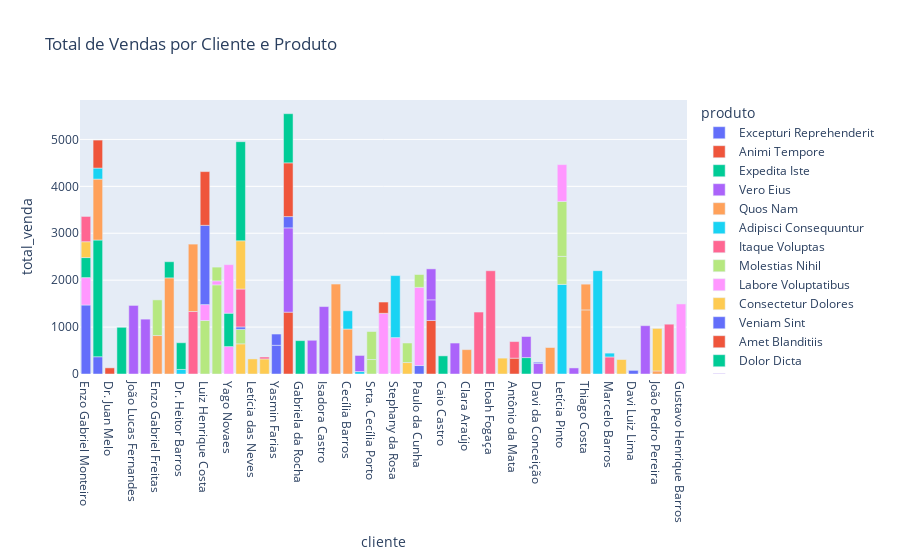

The notebook cell saved with this chart:
### Code cell
# Gerar grafico
fig = px.bar(df, x="cliente", y="total_venda", color="produto", 
             title="Total de Vendas por Cliente e Produto")
fig.show()

### Figure 1 — Plotly figure (JSON) as saved in the notebook; plotly's stock layout.template omitted (floating-point values rounded to 4 significant figures)
{"data": [{"hovertemplate": "produto=Excepturi Reprehenderit<br>cliente=%{x}<br>total_venda=%{y}<extra></extra>", "legendgroup": "Excepturi Reprehenderit", "marker": {"color": "#636efa", "pattern": {"shape": ""}}, "name": "Excepturi Reprehenderit", "orientation": "v", "showlegend": true, "textposition": "auto", "type": "bar", "x": ["Enzo Gabriel Monteiro", "Yuri Teixeira"], "xaxis": "x", "y": [1470.0, 367.6], "yaxis": "y"}, {"hovertemplate": "produto=Animi Tempore<br>cliente=%{x}<br>total_venda=%{y}<extra></extra>", "legendgroup": "Animi Tempore", "marker": {"color": "#EF553B", "pattern": {"shape": ""}}, "name": "Animi Tempore", "orientation": "v", "showlegend": true, "textposition": "auto", "type": "bar", "x": ["Dr. Juan Melo"], "xaxis": "x", "y": [130.8], "yaxis": "y"}, {"hovertemplate": "produto=Expedita Iste<br>cliente=%{x}<br>total_venda=%{y}<extra></extra>", "legendgroup": "Expedita Iste", "marker": {"color": "#00cc96", "pattern": {"shape": ""}}, "name": "Expedita Iste", "orientation": "v", "showlegend": true, "textposition": "auto", "type": "bar", "x": ["João Felipe da Luz", "Yuri Teixeira"], "xaxis": "x", "y": [995.2, 2488.0], "yaxis": "y"}, {"hovertemplate": "produto=Vero Eius<br>cliente=%{x}<br>total_venda=%{y}<extra></extra>", "legendgroup": "Vero Eius", "marker": {"color": "#ab63fa", "pattern": {"shape": ""}}, "name": "Vero Eius", "orientation": "v", "showlegend": true, "textposition": "auto", "type": "bar", "x": ["João Lucas Fernandes", "Yasmin Vieira"], "xaxis": "x", "y": [1462.0, 1169.0], "yaxis": "y"}, {"hovertemplate": "produto=Quos Nam<br>cliente=%{x}<br>total_venda=%{y}<extra></extra>", "legendgroup": "Quos Nam", "marker": {"color": "#FFA15A", "pattern": {"shape": ""}}, "name": "Quos Nam", "orientation": "v", "showlegend": true, "textposition": "auto", "type": "bar", "x": ["Enzo Gabriel Freitas", "Henrique Castro"], "xaxis": "x", "y": [819.7, 2049.0], "yaxis": "y"}, {"hovertemplate": "produto=Adipisci Consequuntur<br>cliente=%{x}<br>total_venda=%{y}<extra></extra>", "legendgroup": "Adipisci Consequuntur", "marker": {"color": "#19d3f3", "pattern": {"shape": ""}}, "name": "Adipisci Consequuntur", "orientation": "v", "showlegend": true, "textposition": "auto", "type": "bar", "x": ["Dr. Heitor Barros"], "xaxis": "x", "y": [97.22], "yaxis": "y"}, {"hovertemplate": "produto=Itaque Voluptas<br>cliente=%{x}<br>total_venda=%{y}<extra></extra>", "legendgroup": "Itaque Voluptas", "marker": {"color": "#FF6692", "pattern": {"shape": ""}}, "name": "Itaque Voluptas", "orientation": "v", "showlegend": true, "textposition": "auto", "type": "bar", "x": ["Alexia da Cruz"], "xaxis": "x", "y": [1332.0], "yaxis": "y"}, {"hovertemplate": "produto=Molestias Nihil<br>cliente=%{x}<br>total_venda=%{y}<extra></extra>", "legendgroup": "Molestias Nihil", "marker": {"color": "#B6E880", "pattern": {"shape": ""}}, "name": "Molestias Nihil", "orientation": "v", "showlegend": true, "textposition": "auto", "type": "bar", "x": ["Enzo Gabriel Freitas", "Luiz Henrique Costa", "Thiago Castro"], "xaxis": "x", "y": [760.2, 1140.0, 1900.0], "yaxis": "y"}, {"hovertemplate": "produto=Labore Voluptatibus<br>cliente=%{x}<br>total_venda=%{y}<extra></extra>", "legendgroup": "Labore Voluptatibus", "marker": {"color": "#FF97FF", "pattern": {"shape": ""}}, "name": "Labore Voluptatibus", "orientation": "v", "showlegend": true, "textposition": "auto", "type": "bar", "x": ["Yago Novaes", "Enzo Gabriel Monteiro"], "xaxis": "x", "y": [584.6, 584.6], "yaxis": "y"}, {"hovertemplate": "produto=Consectetur Dolores<br>cliente=%{x}<br>total_venda=%{y}<extra></extra>", "legendgroup": "Consectetur Dolores", "marker": {"color": "#FECB52", "pattern": {"shape": ""}}, "name": "Consectetur Dolores", "orientation": "v", "showlegend": true, "textposition": "auto", "type": "bar", "x": ["Brenda Fogaça", "Letícia das Neves", "Sra. Lavínia Campos"], "xaxis": "x", "y": [643.0, 321.5, 321.5], "yaxis": "y"}, {"hovertemplate": "produto=Veniam Sint<br>cliente=%{x}<br>total_venda=%{y}<extra></extra>", "legendgroup": "Veniam Sint", "marker": {"color": "#636efa", "pattern": {"shape": ""}}, "name": "Veniam Sint", "orientation": "v", "showlegend": true, "textposition": "auto", "type": "bar", "x": ["Yasmin Farias"], "xaxis": "x", "y": [611.6], "yaxis": "y"}, {"hovertemplate": "produto=Amet Blanditiis<br>cliente=%{x}<br>total_venda=%{y}<extra></extra>", "legendgroup": "Amet Blanditiis", "marker": {"color": "#EF553B", "pattern": {"shape": ""}}, "name": "Amet Blanditiis", "orientation": "v", "showlegend": true, "textposition": "auto", "type": "bar", "x": ["Luna Silva"], "xaxis": "x", "y": [1318.0], "yaxis": "y"}, {"hovertemplate": "produto=Dolor Dicta<br>cliente=%{x}<br>total_venda=%{y}<extra></extra>", "legendgroup": "Dolor Dicta", "marker": {"color": "#00cc96", "pattern": {"shape": ""}}, "name": "Dolor Dicta", "orientation": "v", "showlegend": true, "textposition": "auto", "type": "bar", "x": ["Enzo Gabriel Monteiro", "Gabriela da Rocha", "Dr. Heitor Barros", "Yago Novaes"], "xaxis": "x", "y": [426.8, 711.4, 569.1, 711.4], "yaxis": "y"}, {"hovertemplate": "produto=Nisi Nulla<br>cliente=%{x}<br>total_venda=%{y}<extra></extra>", "legendgroup": "Nisi Nulla", "marker": {"color": "#ab63fa", "pattern": {"shape": ""}}, "name": "Nisi Nulla", "orientation": "v", "showlegend": true, "textposition": "auto", "type": "bar", "x": ["Luna Silva", "André Ferreira", "Isadora Castro"], "xaxis": "x", "y": [1797.0, 718.7, 1437.0], "yaxis": "y"}, {"hovertemplate": "produto=Consectetur Autem<br>cliente=%{x}<br>total_venda=%{y}<extra></extra>", "legendgroup": "Consectetur Autem", "marker": {"color": "#FFA15A", "pattern": {"shape": ""}}, "name": "Consectetur Autem", "orientation": "v", "showlegend": true, "textposition": "auto", "type": "bar", "x": ["Alexia da Cruz", "Isadora Fernandes", "Cecília Barros"], "xaxis": "x", "y": [1437.0, 1916.0, 958.1], "yaxis": "y"}, {"hovertemplate": "produto=Tenetur Reiciendis<br>cliente=%{x}<br>total_venda=%{y}<extra></extra>", "legendgroup": "Tenetur Reiciendis", "marker": {"color": "#19d3f3", "pattern": {"shape": ""}}, "name": "Tenetur Reiciendis", "orientation": "v", "showlegend": true, "textposition": "auto", "type": "bar", "x": ["Heloísa Monteiro"], "xaxis": "x", "y": [52.6], "yaxis": "y"}, {"hovertemplate": "produto=Voluptate Rem<br>cliente=%{x}<br>total_venda=%{y}<extra></extra>", "legendgroup": "Voluptate Rem", "marker": {"color": "#FF6692", "pattern": {"shape": ""}}, "name": "Voluptate Rem", "orientation": "v", "showlegend": true, "textposition": "auto", "type": "bar", "x": ["Sra. Lavínia Campos"], "xaxis": "x", "y": [40.56], "yaxis": "y"}, {"hovertemplate": "produto=Quas Maxime<br>cliente=%{x}<br>total_venda=%{y}<extra></extra>", "legendgroup": "Quas Maxime", "marker": {"color": "#B6E880", "pattern": {"shape": ""}}, "name": "Quas Maxime", "orientation": "v", "showlegend": true, "textposition": "auto", "type": "bar", "x": ["Srta. Cecília Porto", "Brenda Fogaça"], "xaxis": "x", "y": [308.5, 308.5], "yaxis": "y"}, {"hovertemplate": "produto=Beatae Ab<br>cliente=%{x}<br>total_venda=%{y}<extra></extra>", "legendgroup": "Beatae Ab", "marker": {"color": "#FF97FF", "pattern": {"shape": ""}}, "name": "Beatae Ab", "orientation": "v", "showlegend": true, "textposition": "auto", "type": "bar", "x": ["Breno Nascimento", "Yago Novaes", "Stephany da Rosa"], "xaxis": "x", "y": [1294.0, 1035.0, 776.3], "yaxis": "y"}, {"hovertemplate": "produto=Quas Culpa<br>cliente=%{x}<br>total_venda=%{y}<extra></extra>", "legendgroup": "Quas Culpa", "marker": {"color": "#FECB52", "pattern": {"shape": ""}}, "name": "Quas Culpa", "orientation": "v", "showlegend": true, "textposition": "auto", "type": "bar", "x": ["Dr. Danilo Moraes"], "xaxis": "x", "y": [244.4], "yaxis": "y"}, {"hovertemplate": "produto=Totam Quo<br>cliente=%{x}<br>total_venda=%{y}<extra></extra>", "legendgroup": "Totam Quo", "marker": {"color": "#636efa", "pattern": {"shape": ""}}, "name": "Totam Quo", "orientation": "v", "showlegend": true, "textposition": "auto", "type": "bar", "x": ["Paulo da Cunha", "Luna Silva"], "xaxis": "x", "y": [180.2, 240.3], "yaxis": "y"}, {"hovertemplate": "produto=Vel Commodi<br>cliente=%{x}<br>total_venda=%{y}<extra></extra>", "legendgroup": "Vel Commodi", "marker": {"color": "#EF553B", "pattern": {"shape": ""}}, "name": "Vel Commodi", "orientation": "v", "showlegend": true, "textposition": "auto", "type": "bar", "x": ["Isis Viana"], "xaxis": "x", "y": [1141.0], "yaxis": "y"}, {"hovertemplate": "produto=Praesentium Explicabo<br>cliente=%{x}<br>total_venda=%{y}<extra></extra>", "legendgroup": "Praesentium Explicabo", "marker": {"color": "#00cc96", "pattern": {"shape": ""}}, "name": "Praesentium Explicabo", "orientation": "v", "showlegend": true, "textposition": "auto", "type": "bar", "x": ["Caio Castro"], "xaxis": "x", "y": [386.4], "yaxis": "y"}, {"hovertemplate": "produto=Ad Quasi<br>cliente=%{x}<br>total_venda=%{y}<extra></extra>", "legendgroup": "Ad Quasi", "marker": {"color": "#ab63fa", "pattern": {"shape": ""}}, "name": "Ad Quasi", "orientation": "v", "showlegend": true, "textposition": "auto", "type": "bar", "x": ["Isis Viana", "Maria Clara da Cruz", "Isis Viana"], "xaxis": "x", "y": [439.9, 659.8, 659.8], "yaxis": "y"}, {"hovertemplate": "produto=Error In<br>cliente=%{x}<br>total_venda=%{y}<extra></extra>", "legendgroup": "Error In", "marker": {"color": "#FFA15A", "pattern": {"shape": ""}}, "name": "Error In", "orientation": "v", "showlegend": true, "textposition": "auto", "type": "bar", "x": ["Yuri Teixeira", "Clara Araújo"], "xaxis": "x", "y": [1298.0, 519.3], "yaxis": "y"}, {"hovertemplate": "produto=Quam Accusamus<br>cliente=%{x}<br>total_venda=%{y}<extra></extra>", "legendgroup": "Quam Accusamus", "marker": {"color": "#19d3f3", "pattern": {"shape": ""}}, "name": "Quam Accusamus", "orientation": "v", "showlegend": true, "textposition": "auto", "type": "bar", "x": ["Yuri Teixeira"], "xaxis": "x", "y": [235.2], "yaxis": "y"}, {"hovertemplate": "produto=Veritatis Corporis<br>cliente=%{x}<br>total_venda=%{y}<extra></extra>", "legendgroup": "Veritatis Corporis", "marker": {"color": "#FF6692", "pattern": {"shape": ""}}, "name": "Veritatis Corporis", "orientation": "v", "showlegend": true, "textposition": "auto", "type": "bar", "x": ["Diego Melo", "Eloah Fogaça"], "xaxis": "x", "y": [1321.0, 2201.0], "yaxis": "y"}, {"hovertemplate": "produto=Aliquam Explicabo<br>cliente=%{x}<br>total_venda=%{y}<extra></extra>", "legendgroup": "Aliquam Explicabo", "marker": {"color": "#B6E880", "pattern": {"shape": ""}}, "name": "Aliquam Explicabo", "orientation": "v", "showlegend": true, "textposition": "auto", "type": "bar", "x": ["Dr. Danilo Moraes"], "xaxis": "x", "y": [416.4], "yaxis": "y"}, {"hovertemplate": "produto=Officiis Nesciunt<br>cliente=%{x}<br>total_venda=%{y}<extra></extra>", "legendgroup": "Officiis Nesciunt", "marker": {"color": "#FF97FF", "pattern": {"shape": ""}}, "name": "Officiis Nesciunt", "orientation": "v", "showlegend": true, "textposition": "auto", "type": "bar", "x": ["Paulo da Cunha"], "xaxis": "x", "y": [1666.0], "yaxis": "y"}, {"hovertemplate": "produto=Ipsum Ea<br>cliente=%{x}<br>total_venda=%{y}<extra></extra>", "legendgroup": "Ipsum Ea", "marker": {"color": "#FECB52", "pattern": {"shape": ""}}, "name": "Ipsum Ea", "orientation": "v", "showlegend": true, "textposition": "auto", "type": "bar", "x": ["Alícia Silva", "Enzo Gabriel Monteiro"], "xaxis": "x", "y": [338.0, 338.0], "yaxis": "y"}, {"hovertemplate": "produto=Repellendus Ducimus<br>cliente=%{x}<br>total_venda=%{y}<extra></extra>", "legendgroup": "Repellendus Ducimus", "marker": {"color": "#636efa", "pattern": {"shape": ""}}, "name": "Repellendus Ducimus", "orientation": "v", "showlegend": true, "textposition": "auto", "type": "bar", "x": ["Brenda Fogaça"], "xaxis": "x", "y": [51.97], "yaxis": "y"}, {"hovertemplate": "produto=Iure Necessitatibus<br>cliente=%{x}<br>total_venda=%{y}<extra></extra>", "legendgroup": "Iure Necessitatibus", "marker": {"color": "#EF553B", "pattern": {"shape": ""}}, "name": "Iure Necessitatibus", "orientation": "v", "showlegend": true, "textposition": "auto", "type": "bar", "x": ["Antônio da Mata"], "xaxis": "x", "y": [337.7], "yaxis": "y"}, {"hovertemplate": "produto=Excepturi Provident<br>cliente=%{x}<br>total_venda=%{y}<extra></extra>", "legendgroup": "Excepturi Provident", "marker": {"color": "#00cc96", "pattern": {"shape": ""}}, "name": "Excepturi Provident", "orientation": "v", "showlegend": true, "textposition": "auto", "type": "bar", "x": ["Raul da Luz"], "xaxis": "x", "y": [350.0], "yaxis": "y"}, {"hovertemplate": "produto=Saepe Reiciendis<br>cliente=%{x}<br>total_venda=%{y}<extra></extra>", "legendgroup": "Saepe Reiciendis", "marker": {"color": "#ab63fa", "pattern": {"shape": ""}}, "name": "Saepe Reiciendis", "orientation": "v", "showlegend": true, "textposition": "auto", "type": "bar", "x": ["Davi da Conceição", "Raul da Luz"], "xaxis": "x", "y": [224.7, 449.3], "yaxis": "y"}, {"hovertemplate": "produto=Minima Nihil<br>cliente=%{x}<br>total_venda=%{y}<extra></extra>", "legendgroup": "Minima Nihil", "marker": {"color": "#FFA15A", "pattern": {"shape": ""}}, "name": "Minima Nihil", "orientation": "v", "showlegend": true, "textposition": "auto", "type": "bar", "x": ["Henrique Campos"], "xaxis": "x", "y": [564.8], "yaxis": "y"}, {"hovertemplate": "produto=Consequatur Voluptate<br>cliente=%{x}<br>total_venda=%{y}<extra></extra>", "legendgroup": "Consequatur Voluptate", "marker": {"color": "#19d3f3", "pattern": {"shape": ""}}, "name": "Consequatur Voluptate", "orientation": "v", "showlegend": true, "textposition": "auto", "type": "bar", "x": ["Letícia Pinto"], "xaxis": "x", "y": [1909.0], "yaxis": "y"}, {"hovertemplate": "produto=Rerum Tempore<br>cliente=%{x}<br>total_venda=%{y}<extra></extra>", "legendgroup": "Rerum Tempore", "marker": {"color": "#FF6692", "pattern": {"shape": ""}}, "name": "Rerum Tempore", "orientation": "v", "showlegend": true, "textposition": "auto", "type": "bar", "x": ["Enzo Gabriel Monteiro", "Brenda Fogaça"], "xaxis": "x", "y": [538.5, 807.8], "yaxis": "y"}, {"hovertemplate": "produto=Quia Adipisci<br>cliente=%{x}<br>total_venda=%{y}<extra></extra>", "legendgroup": "Quia Adipisci", "marker": {"color": "#B6E880", "pattern": {"shape": ""}}, "name": "Quia Adipisci", "orientation": "v", "showlegend": true, "textposition": "auto", "type": "bar", "x": ["Letícia Pinto", "Srta. Cecília Porto"], "xaxis": "x", "y": [597.5, 597.5], "yaxis": "y"}, {"hovertemplate": "produto=Magni Delectus<br>cliente=%{x}<br>total_venda=%{y}<extra></extra>", "legendgroup": "Magni Delectus", "marker": {"color": "#FF97FF", "pattern": {"shape": ""}}, "name": "Magni Delectus", "orientation": "v", "showlegend": true, "textposition": "auto", "type": "bar", "x": ["Luiz Henrique Costa", "Thiago Castro"], "xaxis": "x", "y": [339.6, 84.89], "yaxis": "y"}, {"hovertemplate": "produto=Quidem Sapiente<br>cliente=%{x}<br>total_venda=%{y}<extra></extra>", "legendgroup": "Quidem Sapiente", "marker": {"color": "#FECB52", "pattern": {"shape": ""}}, "name": "Quidem Sapiente", "orientation": "v", "showlegend": true, "textposition": "auto", "type": "bar", "x": ["Brenda Fogaça"], "xaxis": "x", "y": [1029.0], "yaxis": "y"}, {"hovertemplate": "produto=Maiores Rerum<br>cliente=%{x}<br>total_venda=%{y}<extra></extra>", "legendgroup": "Maiores Rerum", "marker": {"color": "#636efa", "pattern": {"shape": ""}}, "name": "Maiores Rerum", "orientation": "v", "showlegend": true, "textposition": "auto", "type": "bar", "x": ["Luiz Henrique Costa"], "xaxis": "x", "y": [1689.0], "yaxis": "y"}, {"hovertemplate": "produto=Ex Rem<br>cliente=%{x}<br>total_venda=%{y}<extra></extra>", "legendgroup": "Ex Rem", "marker": {"color": "#EF553B", "pattern": {"shape": ""}}, "name": "Ex Rem", "orientation": "v", "showlegend": true, "textposition": "auto", "type": "bar", "x": ["Breno Nascimento"], "xaxis": "x", "y": [240.0], "yaxis": "y"}, {"hovertemplate": "produto=Veniam Hic<br>cliente=%{x}<br>total_venda=%{y}<extra></extra>", "legendgroup": "Veniam Hic", "marker": {"color": "#00cc96", "pattern": {"shape": ""}}, "name": "Veniam Hic", "orientation": "v", "showlegend": true, "textposition": "auto", "type": "bar", "x": ["Brenda Fogaça"], "xaxis": "x", "y": [2112.0], "yaxis": "y"}, {"hovertemplate": "produto=Saepe Enim<br>cliente=%{x}<br>total_venda=%{y}<extra></extra>", "legendgroup": "Saepe Enim", "marker": {"color": "#ab63fa", "pattern": {"shape": ""}}, "name": "Saepe Enim", "orientation": "v", "showlegend": true, "textposition": "auto", "type": "bar", "x": ["Marcos Vinicius Cavalcanti"], "xaxis": "x", "y": [129.3], "yaxis": "y"}, {"hovertemplate": "produto=Possimus Nam<br>cliente=%{x}<br>total_venda=%{y}<extra></extra>", "legendgroup": "Possimus Nam", "marker": {"color": "#FFA15A", "pattern": {"shape": ""}}, "name": "Possimus Nam", "orientation": "v", "showlegend": true, "textposition": "auto", "type": "bar", "x": ["Thiago Costa"], "xaxis": "x", "y": [1366.0], "yaxis": "y"}, {"hovertemplate": "produto=Corrupti Ut<br>cliente=%{x}<br>total_venda=%{y}<extra></extra>", "legendgroup": "Corrupti Ut", "marker": {"color": "#19d3f3", "pattern": {"shape": ""}}, "name": "Corrupti Ut", "orientation": "v", "showlegend": true, "textposition": "auto", "type": "bar", "x": ["Levi Correia", "Stephany da Rosa"], "xaxis": "x", "y": [2203.0, 1322.0], "yaxis": "y"}, {"hovertemplate": "produto=Reprehenderit Asperiores<br>cliente=%{x}<br>total_venda=%{y}<extra></extra>", "legendgroup": "Reprehenderit Asperiores", "marker": {"color": "#FF6692", "pattern": {"shape": ""}}, "name": "Reprehenderit Asperiores", "orientation": "v", "showlegend": true, "textposition": "auto", "type": "bar", "x": ["Marcelo Barros"], "xaxis": "x", "y": [363.6], "yaxis": "y"}, {"hovertemplate": "produto=Reprehenderit Officia<br>cliente=%{x}<br>total_venda=%{y}<extra></extra>", "legendgroup": "Reprehenderit Officia", "marker": {"color": "#B6E880", "pattern": {"shape": ""}}, "name": "Reprehenderit Officia", "orientation": "v", "showlegend": true, "textposition": "auto", "type": "bar", "x": ["Thiago Castro", "Letícia Pinto"], "xaxis": "x", "y": [292.9, 1172.0], "yaxis": "y"}, {"hovertemplate": "produto=Totam Eos<br>cliente=%{x}<br>total_venda=%{y}<extra></extra>", "legendgroup": "Totam Eos", "marker": {"color": "#FF97FF", "pattern": {"shape": ""}}, "name": "Totam Eos", "orientation": "v", "showlegend": true, "textposition": "auto", "type": "bar", "x": ["Letícia Pinto"], "xaxis": "x", "y": [785.0], "yaxis": "y"}, {"hovertemplate": "produto=Qui Ratione<br>cliente=%{x}<br>total_venda=%{y}<extra></extra>", "legendgroup": "Qui Ratione", "marker": {"color": "#FECB52", "pattern": {"shape": ""}}, "name": "Qui Ratione", "orientation": "v", "showlegend": true, "textposition": "auto", "type": "bar", "x": ["Raul Sales"], "xaxis": "x", "y": [308.4], "yaxis": "y"}, {"hovertemplate": "produto=Nam Ducimus<br>cliente=%{x}<br>total_venda=%{y}<extra></extra>", "legendgroup": "Nam Ducimus", "marker": {"color": "#636efa", "pattern": {"shape": ""}}, "name": "Nam Ducimus", "orientation": "v", "showlegend": true, "textposition": "auto", "type": "bar", "x": ["Davi da Conceição", "Davi Luiz Lima"], "xaxis": "x", "y": [25.57, 76.71], "yaxis": "y"}, {"hovertemplate": "produto=Cupiditate Reiciendis<br>cliente=%{x}<br>total_venda=%{y}<extra></extra>", "legendgroup": "Cupiditate Reiciendis", "marker": {"color": "#EF553B", "pattern": {"shape": ""}}, "name": "Cupiditate Reiciendis", "orientation": "v", "showlegend": true, "textposition": "auto", "type": "bar", "x": ["Yuri Teixeira"], "xaxis": "x", "y": [596.9], "yaxis": "y"}, {"hovertemplate": "produto=Fugit Deserunt<br>cliente=%{x}<br>total_venda=%{y}<extra></extra>", "legendgroup": "Fugit Deserunt", "marker": {"color": "#00cc96", "pattern": {"shape": ""}}, "name": "Fugit Deserunt", "orientation": "v", "showlegend": true, "textposition": "auto", "type": "bar", "x": ["Henrique Castro"], "xaxis": "x", "y": [344.0], "yaxis": "y"}, {"hovertemplate": "produto=Nulla Harum<br>cliente=%{x}<br>total_venda=%{y}<extra></extra>", "legendgroup": "Nulla Harum", "marker": {"color": "#ab63fa", "pattern": {"shape": ""}}, "name": "Nulla Harum", "orientation": "v", "showlegend": true, "textposition": "auto", "type": "bar", "x": ["Alícia Alves"], "xaxis": "x", "y": [1030.0], "yaxis": "y"}, {"hovertemplate": "produto=Minima Dolor<br>cliente=%{x}<br>total_venda=%{y}<extra></extra>", "legendgroup": "Minima Dolor", "marker": {"color": "#FFA15A", "pattern": {"shape": ""}}, "name": "Minima Dolor", "orientation": "v", "showlegend": true, "textposition": "auto", "type": "bar", "x": ["João Pedro Pereira"], "xaxis": "x", "y": [64.82], "yaxis": "y"}, {"hovertemplate": "produto=Velit Cum<br>cliente=%{x}<br>total_venda=%{y}<extra></extra>", "legendgroup": "Velit Cum", "marker": {"color": "#19d3f3", "pattern": {"shape": ""}}, "name": "Velit Cum", "orientation": "v", "showlegend": true, "textposition": "auto", "type": "bar", "x": ["Cecília Barros"], "xaxis": "x", "y": [388.8], "yaxis": "y"}, {"hovertemplate": "produto=Magni Praesentium<br>cliente=%{x}<br>total_venda=%{y}<extra></extra>", "legendgroup": "Magni Praesentium", "marker": {"color": "#FF6692", "pattern": {"shape": ""}}, "name": "Magni Praesentium", "orientation": "v", "showlegend": true, "textposition": "auto", "type": "bar", "x": ["Antônio da Mata", "Arthur Cunha"], "xaxis": "x", "y": [353.9, 1062.0], "yaxis": "y"}, {"hovertemplate": "produto=Voluptate Iure<br>cliente=%{x}<br>total_venda=%{y}<extra></extra>", "legendgroup": "Voluptate Iure", "marker": {"color": "#B6E880", "pattern": {"shape": ""}}, "name": "Voluptate Iure", "orientation": "v", "showlegend": true, "textposition": "auto", "type": "bar", "x": ["Paulo da Cunha"], "xaxis": "x", "y": [274.1], "yaxis": "y"}, {"hovertemplate": "produto=Non Vel<br>cliente=%{x}<br>total_venda=%{y}<extra></extra>", "legendgroup": "Non Vel", "marker": {"color": "#FF97FF", "pattern": {"shape": ""}}, "name": "Non Vel", "orientation": "v", "showlegend": true, "textposition": "auto", "type": "bar", "x": ["Gustavo Henrique Barros"], "xaxis": "x", "y": [1493.0], "yaxis": "y"}, {"hovertemplate": "produto=Labore Error<br>cliente=%{x}<br>total_venda=%{y}<extra></extra>", "legendgroup": "Labore Error", "marker": {"color": "#FECB52", "pattern": {"shape": ""}}, "name": "Labore Error", "orientation": "v", "showlegend": true, "textposition": "auto", "type": "bar", "x": ["João Pedro Pereira"], "xaxis": "x", "y": [906.7], "yaxis": "y"}, {"hovertemplate": "produto=Culpa Possimus<br>cliente=%{x}<br>total_venda=%{y}<extra></extra>", "legendgroup": "Culpa Possimus", "marker": {"color": "#636efa", "pattern": {"shape": ""}}, "name": "Culpa Possimus", "orientation": "v", "showlegend": true, "textposition": "auto", "type": "bar", "x": ["Yasmin Farias"], "xaxis": "x", "y": [240.2], "yaxis": "y"}, {"hovertemplate": "produto=Perspiciatis Quis<br>cliente=%{x}<br>total_venda=%{y}<extra></extra>", "legendgroup": "Perspiciatis Quis", "marker": {"color": "#EF553B", "pattern": {"shape": ""}}, "name": "Perspiciatis Quis", "orientation": "v", "showlegend": true, "textposition": "auto", "type": "bar", "x": ["Luna Silva", "Luiz Henrique Costa"], "xaxis": "x", "y": [1145.0, 1145.0], "yaxis": "y"}, {"hovertemplate": "produto=Alias Delectus<br>cliente=%{x}<br>total_venda=%{y}<extra></extra>", "legendgroup": "Alias Delectus", "marker": {"color": "#00cc96", "pattern": {"shape": ""}}, "name": "Alias Delectus", "orientation": "v", "showlegend": true, "textposition": "auto", "type": "bar", "x": ["Luna Silva"], "xaxis": "x", "y": [1048.0], "yaxis": "y"}, {"hovertemplate": "produto=Molestias Unde<br>cliente=%{x}<br>total_venda=%{y}<extra></extra>", "legendgroup": "Molestias Unde", "marker": {"color": "#ab63fa", "pattern": {"shape": ""}}, "name": "Molestias Unde", "orientation": "v", "showlegend": true, "textposition": "auto", "type": "bar", "x": ["Heloísa Monteiro"], "xaxis": "x", "y": [342.6], "yaxis": "y"}, {"hovertemplate": "produto=Magnam Doloribus<br>cliente=%{x}<br>total_venda=%{y}<extra></extra>", "legendgroup": "Magnam Doloribus", "marker": {"color": "#FFA15A", "pattern": {"shape": ""}}, "name": "Magnam Doloribus", "orientation": "v", "showlegend": true, "textposition": "auto", "type": "bar", "x": ["Thiago Costa"], "xaxis": "x", "y": [548.6], "yaxis": "y"}, {"hovertemplate": "produto=Quos Quia<br>cliente=%{x}<br>total_venda=%{y}<extra></extra>", "legendgroup": "Quos Quia", "marker": {"color": "#19d3f3", "pattern": {"shape": ""}}, "name": "Quos Quia", "orientation": "v", "showlegend": true, "textposition": "auto", "type": "bar", "x": ["Marcelo Barros"], "xaxis": "x", "y": [81.24], "yaxis": "y"}], "layout": {"barmode": "relative", "legend": {"title": {"text": "produto"}, "tracegroupgap": 0}, "title": {"text": "Total de Vendas por Cliente e Produto"}, "xaxis": {"anchor": "y", "domain": [0, 1], "title": {"text": "cliente"}}, "yaxis": {"anchor": "x", "domain": [0, 1], "title": {"text": "total_venda"}}}}
